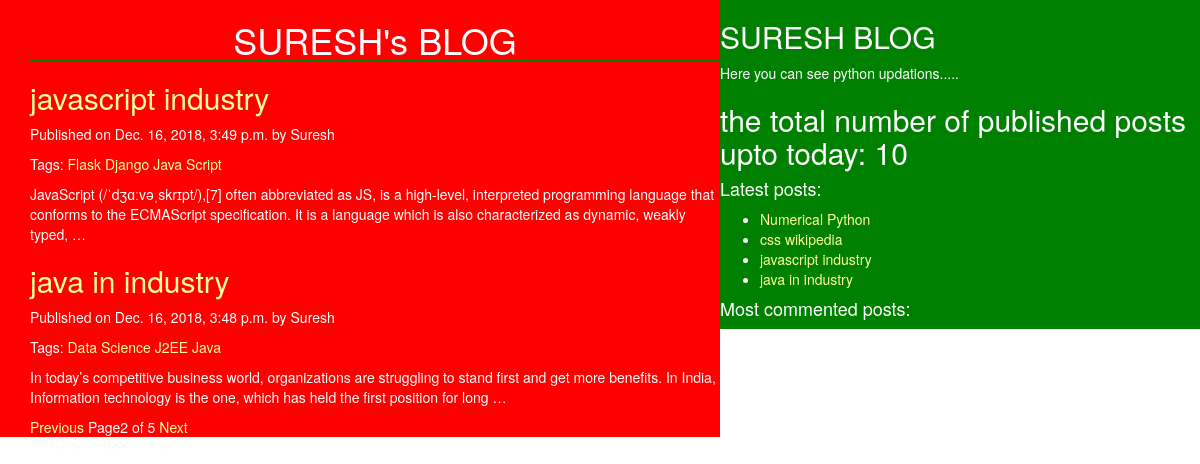
Screenshot of /?page=2 with the database file from the repository.
### blog/models.py (models this page shows, shortened)
class Post(models.Model):
    STATIC_CHOICE = (('draft', 'Draft'), ('published', 'Published'))
    title = models.CharField(max_length=256)
    slug = models.SlugField(max_length=264, unique_for_date='publish')
    author = models.ForeignKey(User, related_name='blog_posts', on_delete=models.CASCADE)
    body = models.TextField()
    created = models.DateTimeField(auto_now_add=True)
    updated = models.DateTimeField(auto_now=True)
    publish = models.DateTimeField(default=timezone.now)
    status = models.CharField(max_length=10, choices=STATIC_CHOICE, default='draft')
    tags = TaggableManager()
    class Meta:
        ordering = ('-publish', )
    def get_absolute_url(self):
        return reverse('post_details', args=[self.publish.year, self.publish.strftime('%m'), self.publish.strftime('%d'),self.slug])

### blog/views.py (the view)
# urls.py: path('', views.post_list_view),
def post_list_view(request, tag_slug=None):
    post_list = Post.objects.all()
    tag = None
    if tag_slug:
        tag = get_object_or_404(Tag, slug=tag_slug)
        post_list = post_list.filter(tags__in=[tag])
    '''creating paginator'''
    paginator = Paginator(post_list, 2)
    page_number = request.GET.get('page')
    try:
        post_list = paginator.page(page_number)
    except PageNotAnInteger:
        post_list = paginator.page(1)
    except EmptyPage:
        post_list = paginator.page(paginator.num_pages)
    return render(request, 'blog/post_list.html', {'post_list': post_list, 'tag': tag})

### blog/templatetags/blog_tags.py (called while the page is built)
@register.simple_tag
def total_posts():
    return Post.objects.count()

@register.inclusion_tag('blog/latestposts.html')
def show_latest_posts():
    late_posts = Post.objects.order_by('-publish')[:4]
    return {'late_posts': late_posts}

### templates/blog/post_list.html (shortened to what this page needs)
{% extends 'blog/Home.html' %}
{% block content %}
<h1 class="main">SURESH's BLOG</h1>
{% for post in post_list %}
<a href="{{post.get_absolute_url}}"><h2>{{post.title}}</h2></a>
<p id="date">Published on {{post.publish}} by {{post.author|title}}</p>
<p>Tags:
    {% for tag in post.tags.all %}
    <a href="{% url 'post_list_by_tag_name' tag.slug %}">{{tag.name}}</a>
    {%endfor%}
</p>
{{post.body|truncatewords:30|linebreaks}}
{% endfor %}
{% include 'blog/Pagenation.html' with page=post_list%}
{% endblock %}

### templates/blog/latestposts.html
<ul>
    {% for post in late_posts %}
    <li><a href="{{post.get_absolute_url}}">{{post.title}}</a></li>
    {%endfor%}
</ul>

### static/css/blog.css (style rules this page uses)
.main { text-align:center; border-bottom:1px solid green; }
body { color:white; }
a { color:#ffff99; }

### rows the page displays
Post: title "javascript industry", publish "Dec. 16, 2018, 3:49 p.m.", author "Suresh", body "JavaScript (/ˈdʒɑːvəˌskrɪpt/),[7] often abbreviated as JS, is a high-level, interpreted programming language that conforms to the ECMAScript specification. It is a language which is also characterized as dynamic, weakly typed, …"
Tag: name "Flask"
Tag: name "Django"
Tag: name "Java Script"
Post: title "java in industry", publish "Dec. 16, 2018, 3:48 p.m.", author "Suresh", body "In today’s competitive business world, organizations are struggling to stand first and get more benefits. In India, Information technology is the one, which has held the first position for long …"
Tag: name "Data Science"
Tag: name "J2EE"
Tag: name "Java"
Post: title "Numerical Python"
Post: title "css wikipedia"

### other values shown
{{ page.number }} "2"
{{ page.paginator.num_pages }} "5"
